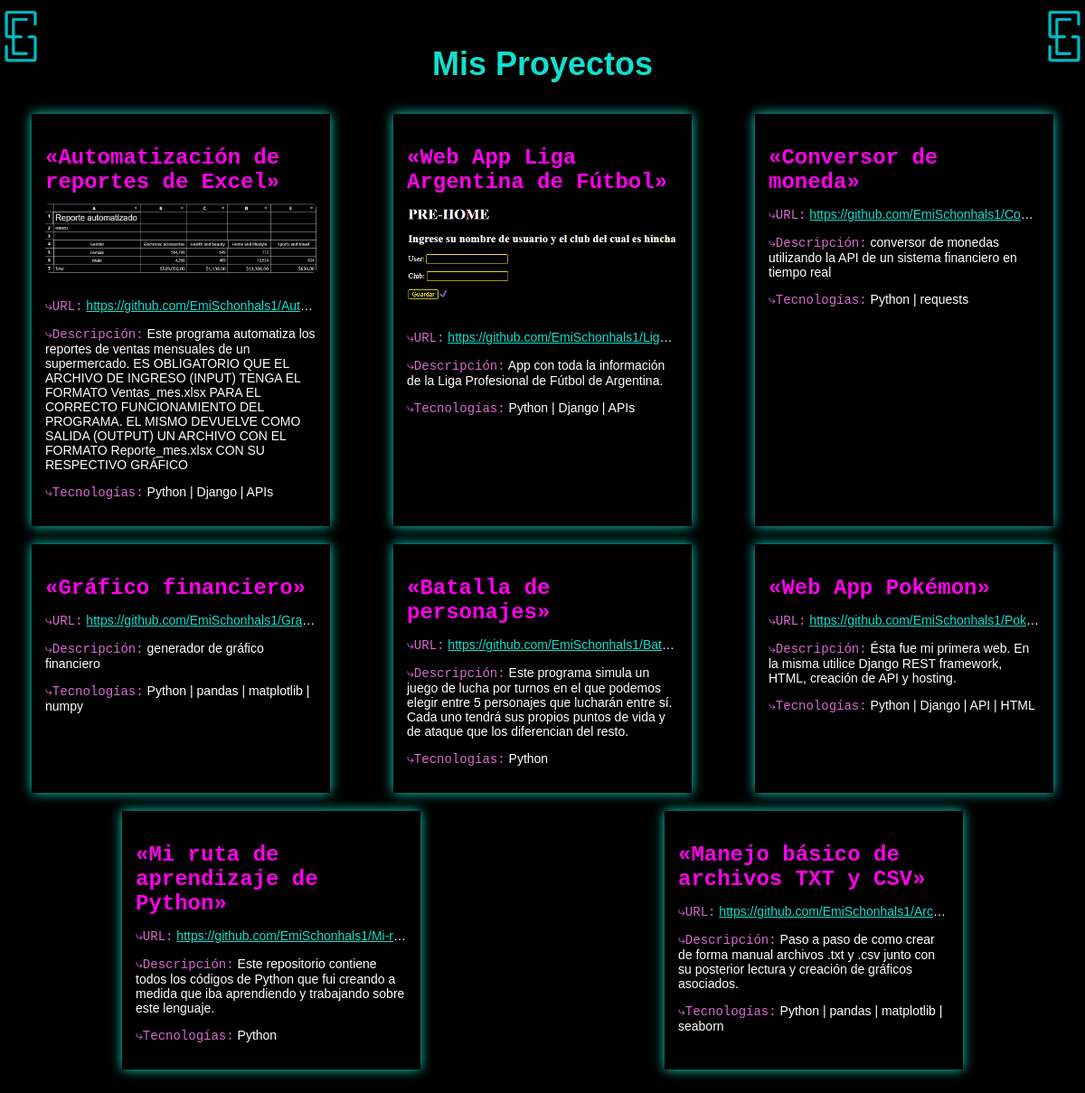
The page /portfolio/ on the database its author committed.
### projects/models.py (models this page shows, shortened)
class Project(models.Model):
    title = models.CharField(max_length=100)
    description = models.TextField()
    image = models.ImageField(upload_to='project_images/', null=True, blank=True)
    url = models.URLField(blank=True)
    technologies = models.CharField(max_length=100)

### projects/views.py (the view)
# urls.py: path('portfolio/', include('projects.urls')),
def portfolio(request):
    projects = Project.objects.all()
    return render(request, 'portfolio.html', {'projects': projects})

### projects/templates/portfolio.html (shortened to what this page needs)
<!DOCTYPE html>
<html lang="es">
<head>
    {% load static %}
</head>
<body>
    <img id="logo_izq" src="{% static 'logo/Logo_simple.png' %}" alt="Logo">
    <img id="logo_der" src="{% static 'logo/Logo_simple.png' %}" alt="Logo">
    <h1>Mis Proyectos</h1>
    <ul>
        {% for project in projects %}
            <li>
                <h2>«{{ project.title }}»</h2>
                {% if project.image %}
                    <img src="{{ project.image.url }}" alt="{{ project.title }}">
                {% endif %}
                {% if project.url %}
                    <p class="url"><strong>⤷URL:</strong> <a href="{{ project.url }}" target="_blank">{{ project.url }}</a></p>
                {% else %}
                    <p class="url"><strong>⤷URL:</strong> Sin URL proporcionada</p>
                {% endif %}
                <p class="descripcion"><strong>⤷Descripción:</strong> {{ project.description }}</p>
                <p class="tecnologias"><strong>⤷Tecnologías:</strong> {{ project.technologies }}</p>
            </li>
        {% endfor %}
    </ul>
</body>
</html>

### projects/templates/portfolio.html (style rules this page uses)
body { font-family: 'Arial', sans-serif; background-color: #000000; color: #fff; margin: 0; padding: 0; box-sizing: border-box; }
h1 { text-align: center; color: rgb(17, 223, 205); font-family: 'Copperplate Gothic', sans-serif; margin-top: 50px; font-size: 36px; }
ul { list-style-type: none; padding: 0; display: flex; flex-wrap: wrap; justify-content: space-around; }
li { background-color: #000000; margin: 10px; padding: 15px; box-shadow: 0 0 12px rgb(17, 223, 205); transition: transform 0.3s ease-in-out; max-width: 300px; }
h2 { font-family: 'Consolas', monospace; color: #ff02ea; margin-bottom: 10px; }
img { width: 100%; height: auto; border-radius: 5px; margin-bottom: 10px; }
p, a { color: #fff; font-size: 14px; font-family: 'Optima', sans-serif; }
p strong { font-family: 'Monaco', monospace; font-weight: normal; color: #d869cf; }
p.url a { color: rgb(17, 223, 205); }
p.url { overflow: hidden; text-overflow: ellipsis; white-space: nowrap; max-width: 100%; }
#logo_izq { position: fixed; top: 10px; left: 3px; width: 30px; height: auto; z-index: 1000; border-radius: 5px; }
#logo_der { position: fixed; top: 10px; right: 3px; width: 30px; height: auto; z-index: 1000; border-radius: 5px; }
@media (min-width: 769px) { #logo_izq, #logo_der { width: 40px; } }

### rows shown on the page
Project: title "Automatización de reportes de Excel", image (picture), url "https://github.com/EmiSchonhals1/Aut…", description "Este programa automatiza los reportes de ventas mensuales de un supermercado. ES OBLIGATORIO QUE EL ARCHIVO DE INGRESO (INPUT) TENGA EL FORMATO Ventas_mes.xlsx PARA EL CORRECTO FUNCIONAMIENTO DEL PROGRAMA. EL MISMO DEVUELVE COMO SALIDA (OUTPUT) UN ARCHIVO CON EL FORMATO Reporte_mes.xlsx CON SU RESPECTIVO GRÁFICO", technologies "Python | Django | APIs"
Project: title "Web App Liga Argentina de Fútbol", image (picture), url "https://github.com/EmiSchonhals1/Lig…", description "App con toda la información de la Liga Profesional de Fútbol de Argentina.", technologies "Python | Django | APIs"
Project: title "Conversor de moneda", url "https://github.com/EmiSchonhals1/Co…", description "conversor de monedas utilizando la API de un sistema financiero en tiempo real", technologies "Python | requests"
Project: title "Gráfico financiero", url "https://github.com/EmiSchonhals1/Gra…", description "generador de gráfico financiero", technologies "Python | pandas | matplotlib | numpy"
Project: title "Batalla de personajes", url "https://github.com/EmiSchonhals1/Bat…", description "Este programa simula un juego de lucha por turnos en el que podemos elegir entre 5 personajes que lucharán entre sí. Cada uno tendrá sus propios puntos de vida y de ataque que los diferencian del resto.", technologies "Python"
Project: title "Web App Pokémon", url "https://github.com/EmiSchonhals1/Pok…", description "Ésta fue mi primera web. En la misma utilice Django REST framework, HTML, creación de API y hosting.", technologies "Python | Django | API | HTML"
Project: title "Mi ruta de aprendizaje de Python", url "https://github.com/EmiSchonhals1/Mi-r…", description "Este repositorio contiene todos los códigos de Python que fui creando a medida que iba aprendiendo y trabajando sobre este lenguaje.", technologies "Python"
Project: title "Manejo básico de archivos TXT y CSV", url "https://github.com/EmiSchonhals1/Arc…", description "Paso a paso de como crear de forma manual archivos .txt y .csv junto con su posterior lectura y creación de gráficos asociados.", technologies "Python | pandas | matplotlib | seaborn"
